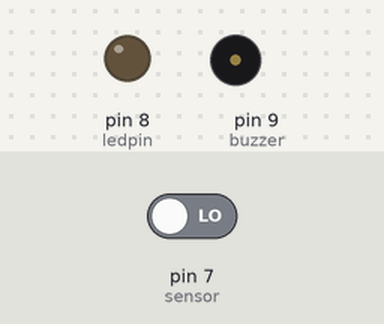
A sketch run on a simulated Arduino Uno, built with avr-gcc and run on an emulated ATmega328P. Parts: output pins drawn as LEDs (lit = HIGH), buzzer (waves = sounding, pin HIGH). The inputs (shaded band) are chosen by the test bench; at power-on: pin 7 (sensor) LOW.

Above: at 14.2 s.
14.3 s: pin 7 (sensor) driven HIGH
At 14.8 s:
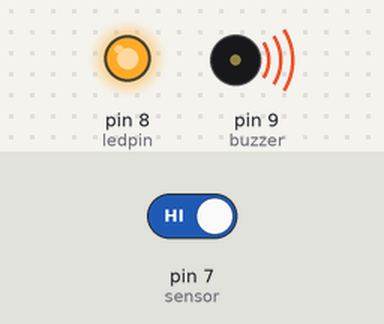
17.3 s: pin 7 (sensor) driven LOW
At 18.3 s:
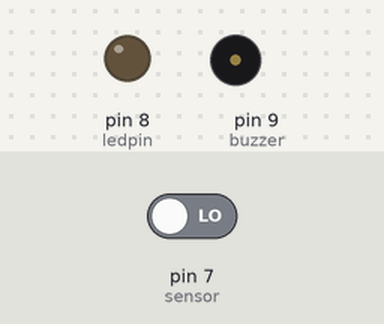
Timing chart, 0 to 20.3 s (numbered marks = the images above; inputs shaded):
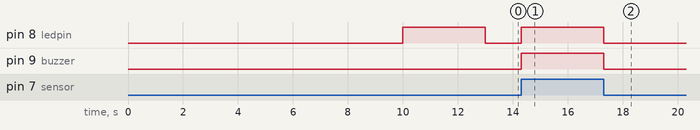

Measured:
- after the input at 14.3 s, pin 8 (ledpin), pin 9 (buzzer): LOW → HIGH at once
- after the input at 17.3 s, pin 8 (ledpin), pin 9 (buzzer): HIGH → LOW at once

The sketch:

Arduino_Thief_Detector.ino
```cpp
//code by @Syazztronic
//Thief Detector source code

int sensor = 7;
int ledpin =8;
int buzzer =9;

void setup() {
pinMode(sensor, INPUT);    //declare sensor as input    //isytihar sensor sebagai input
pinMode(ledpin, OUTPUT);   //declare led as Output      //isytihar led sebagai output
pinMode(buzzer,OUTPUT);    //declare buzzer as Output   //isytihar buzzer sebagai Output

delay(10000); //calibrate sensor//stabilkan sensor
//after calibrate the sensor the led will turn on for 3 second as sign as ready
//setelah sensor sudah stabil ,led akan menyala selama 3 saat sebagai tanda sudah bersedia
digitalWrite(ledpin,HIGH);
delay(3000);
digitalWrite(ledpin,LOW);
}

void loop() {
if(digitalRead(sensor) == HIGH){
  digitalWrite(ledpin,HIGH);
  digitalWrite(buzzer,HIGH);
  delay(1000);
  digitalWrite(ledpin,LOW);
  digitalWrite(buzzer,LOW);
  }else{
    digitalWrite(buzzer,LOW);
    digitalWrite(ledpin,LOW);
  }
}
```
